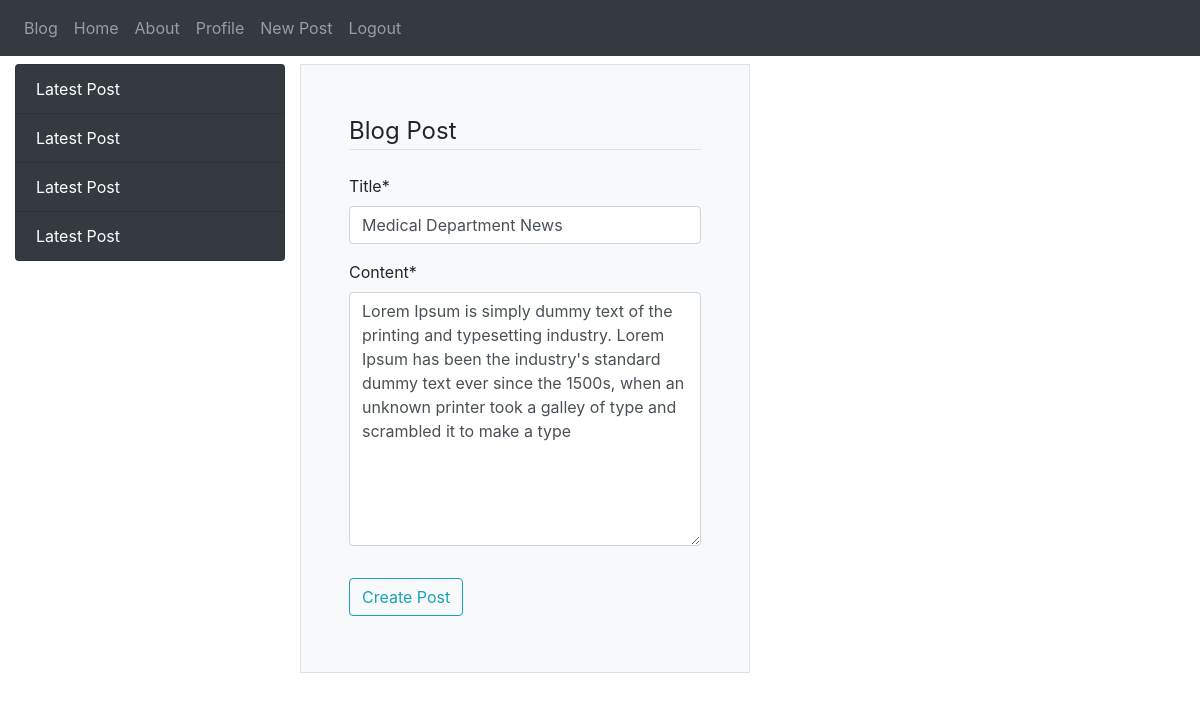
Screenshot of /post/2/update (signed in) with the database file from the repository.
### blog/models.py (models this page shows, shortened)
class Post(models.Model):
    title = models.CharField(max_length=200)
    content = models.TextField()
    date_posted = models.DateTimeField(default=timezone.now)
    author = models.ForeignKey(User,on_delete=models.CASCADE)

### blog/views.py (the view, shortened to what this page needs)
# urls.py: path('post/<int:pk>/update', PostUpdateView.as_view(), name="post-update"),
class PostUpdateView(LoginRequiredMixin, UserPassesTestMixin, UpdateView):
    model = Post
    fields = ['title','content']
    def test_func(self):
        post = self.get_object()
        if self.request.user == post.author:
            return True
        return False

### blog/templates/blog/post_form.html (shortened to what this page needs)
{% extends 'blog/base.html' %}
{% load crispy_forms_tags %}
{% block content %}
    <div class="col-sm-6 border p-5 bg-light">
    <form method="POST">
        <fieldset class="form-group">
            <legend class="border-bottom mb-4 ">Blog Post</legend>
            {{ form|crispy }}
        </fieldset>
        <button type="submit" class="btn btn-outline-info mb-2" >Create Post</button>
    </form>
    </div>
{% endblock content %}

### blog/templates/blog/base.html (shortened to what this page needs)
{% load staticfiles %}
<!DOCTYPE html>
<html>
<head>
    <link rel="stylesheet" href="{% static 'css/bootstrap.css' %}">
    <link rel="stylesheet" href="{% static 'css/all.css' %}">
</head>
<body>
<nav class="navbar navbar-expand-sm navbar-dark bg-dark">
    <div class="collapse navbar-collapse" id="myNavbar">
        <ul class="navbar-nav">
            <li class="nav-item"><a href="{% url 'blog-home'%}" class="nav-link">Blog</a></li>
            <li class="nav-item"><a href="{% url 'blog-home'%}" class="nav-link">Home</a></li>
            <li class="nav-item"><a href="{% url 'about'%}" class="nav-link">About</a></li>
        {% if user.is_authenticated %}
            <li class="nav-item"><a href="{% url 'profile'%}" class="nav-link">Profile</a></li>
            <li class="nav-item"><a href="{% url 'post-create'%}" class="nav-link">New Post</a></li>
            <li class="nav-item"><a href="{% url 'logout'%}" class="nav-link">Logout</a></li>
        {% else %}
            <li class="nav-item"><a href="{% url 'register'%}" class="nav-link">Register</a></li>
            <li class="nav-item"><a href="{% url 'login'%}" class="nav-link">Login</a></li>
        {% endif%}
        </ul>
    </div>
</nav>
<div class="container-fluid">
    <div class="row mt-2">
                <div class="col-sm-3">
                    <div class="list-group">
                        <a href="#" class="list-group-item list-group-item-action bg-dark text-white">Latest Post</a>
                        <a href="#" class="list-group-item list-group-item-action bg-dark text-white">Latest Post</a>
                        <a href="#" class="list-group-item list-group-item-action bg-dark text-white">Latest Post</a>
                        <a href="#" class="list-group-item list-group-item-action bg-dark text-white">Latest Post</a>
                    </div>
                </div>
                <div class="col-sm-9">
                    <div class="row">
                        {% block content %}
                        {% endblock content %}
                    </div>
                </div>
        </div>
</div>
</body>
</html>

### rows the page displays
Post: title "Medical Department News", content "Lorem Ipsum is simply dummy text of the printing and typesetting industry. Lorem Ipsum has been the industry's standard dummy text ever since the 1500s, when an unknown printer took a galley of type and scrambled it to make a type"
